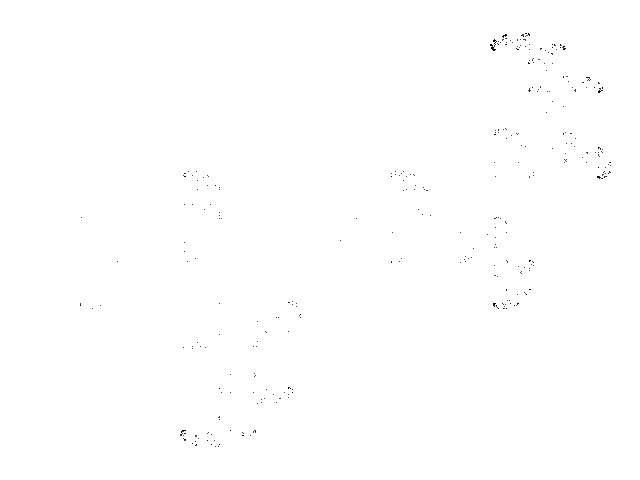
Frame 1 (no input)
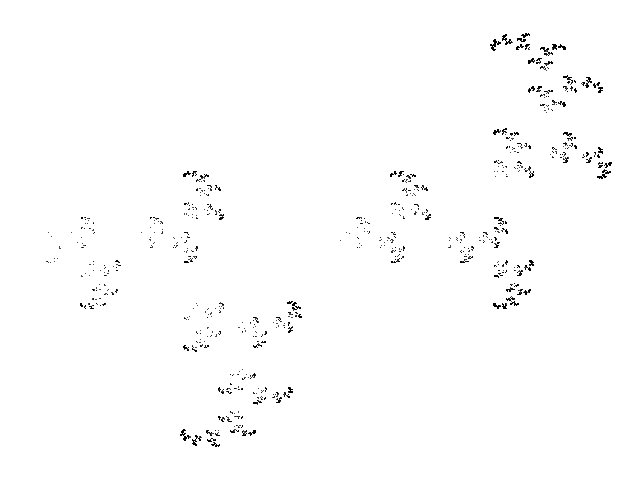
Frame 60 (the mouse pressed at the canvas centre just before this capture)
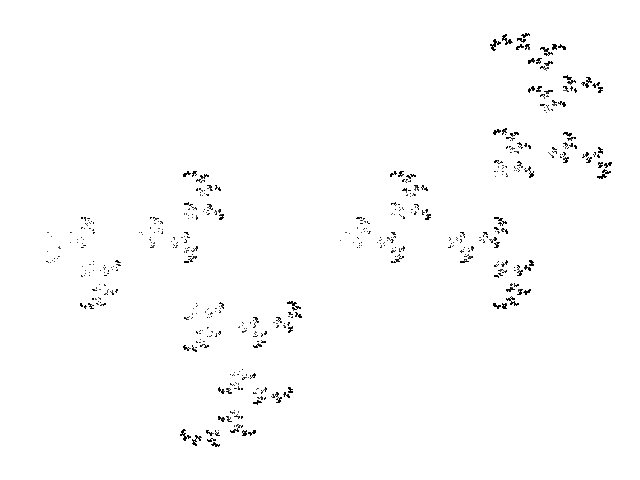
Frame 120 (the mouse held since frame 60 and released just before this capture)

The Processing sketch that drew these frames (run headless with seeded random() and noise(); from frame 60 on, the mouse is pressed at the canvas centre):

// Processing sketch: IFS_Grinch_Dragon
// ── IFS_Grinch_Dragon.pde
// IFS Grinch dragon fractal //

  float x = 0.0;
  float y = 0.0;
  float x1 = 0.0;
  float y1 = 0.0;

void setup() {
  
  size(640, 480);
  background(255);
  
}

void draw() {
  
  for (int i=0; i<1000; i++) {
    
    float c = (int)random(5);
    
    if (c < 1.0 / 3.0) {
      
      x1 = (x + y / sqrt(3.0)) / 2.0;
      y1 = (x / sqrt(3.0) - y) / 2.0;
    
    } else if (c < 2.0 / 3.0) {
      
      x1 = ((x - y / sqrt(3.0)) / 2.0) + 0.5;
      y1 = ((-x / sqrt(3.0) - y) / 2.0) + 1.0 / (2.0 * sqrt(3.0));
    
    } else {
      
      x1 = ((x + y / sqrt(3.0)) / 2.0) + 1.0;
      y1 = -(x / sqrt(3.0) - y) / 2.0;
      
    }
    
    x = x1;
    y = y1;
    
    point(30 + (310 * x), 240 + (220 * y));
    
  }

}
